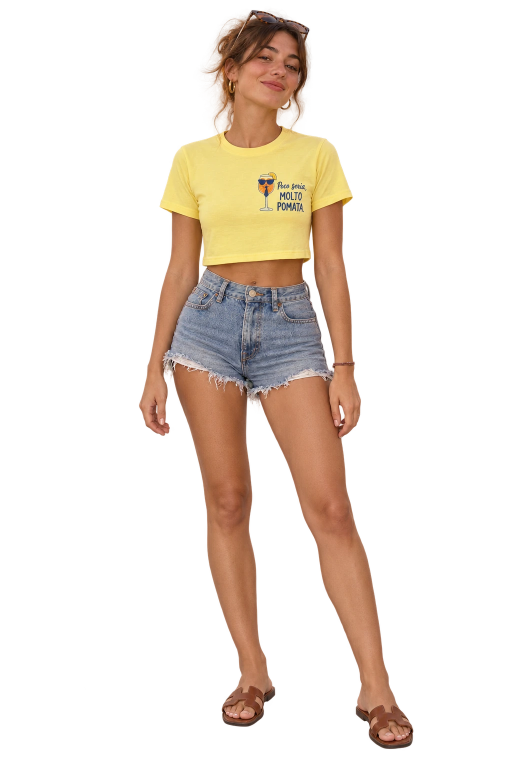
#> input picture projects-book/source/pomata-model-0.webp, 1024 x 1536 px, found by its file name (shown at 1/2 size)
$ python -i assetlib.py   (imports and definitions only)
#> lines starting #> are read from the running program, lines starting #| are printed output that depends on the picture
"""Turn the raw ChatGPT renders in projects-book/source/ into the layer files used by the two books.

Layers per spread: bg (opaque, exactly 2048x1004), subj (trimmed transparent), fg (transparent, 2048x1004).
Nothing here is taken from ideas-into-worlds: every layer comes from this book's own sources.
"""
import os, shutil
from PIL import Image, ImageOps

R = '/home/claude/personal.smartlabdesign.it/'
S = R + 'projects-book/source/'
W, H = 2048, 1004


def cover(im, w=W, h=H, bias=0.5):
    """Scale to cover w x h and crop (bias 0..1 = how much of the crop is taken from the top)."""
#> called with w = 2048, h = 1004, bias = 0.5
    k = max(w / im.width, h / im.height)
#> k = 2
    nw, nh = round(im.width * k), round(im.height * k)
#> nw = 2048; nh = 3072
    im = im.resize((nw, nh), Image.LANCZOS)
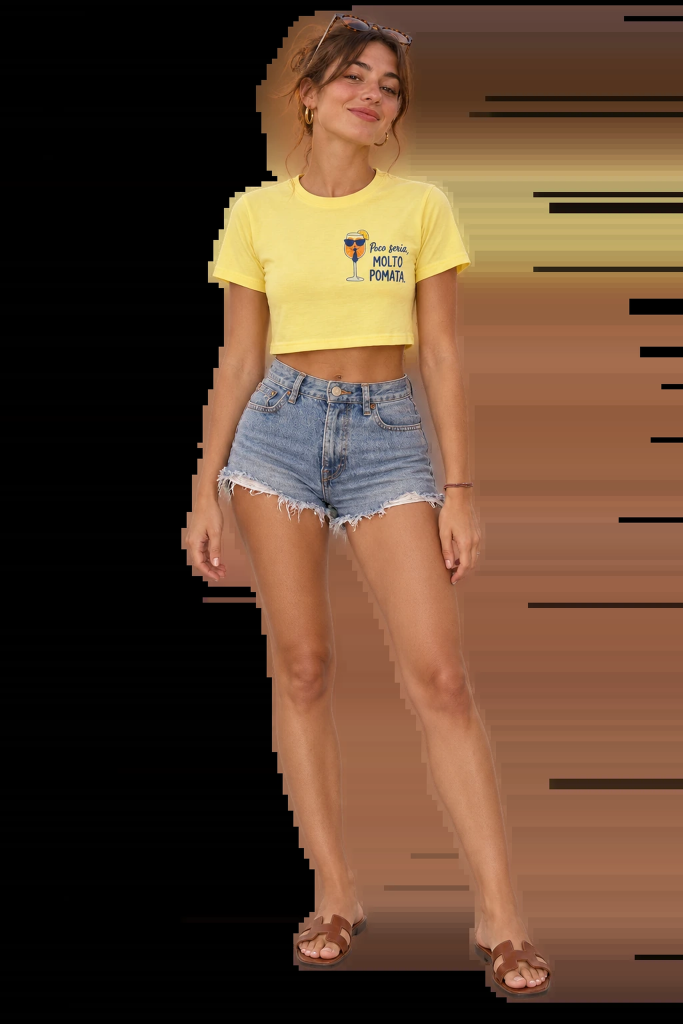
#> im: PIL image 2048x3072 RGB (shown at 1/3 size); mean R, G, B 93.4, 67.1, 47.9
    x0 = (nw - w) // 2
#> x0 = 0
    y0 = round((nh - h) * bias)
#> y0 = 1034
    return im.crop((x0, y0, x0 + w, y0 + h))
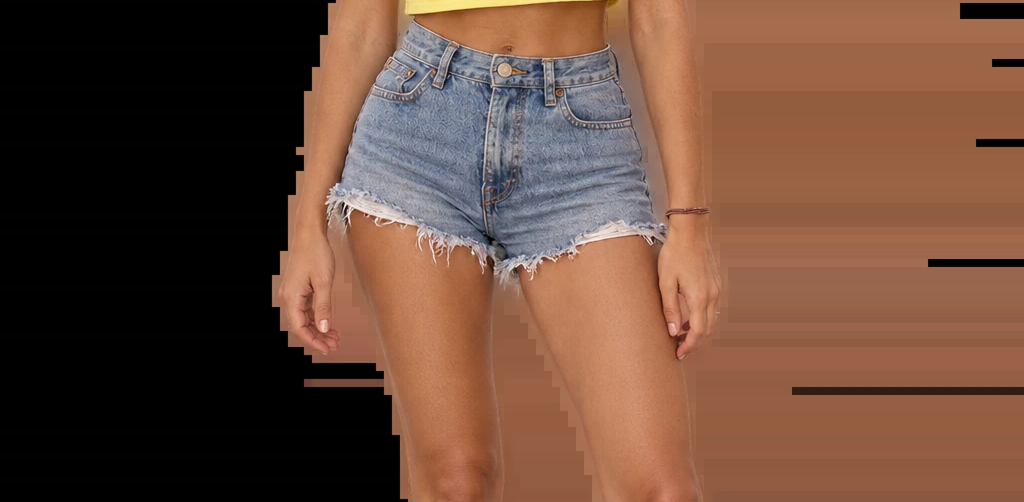
#> returned value: PIL image 2048x1004 RGB (shown at 1/2 size); mean R, G, B 105.8, 73.8, 58


def save(im, path, q=88):
#> called with path = 'out.png', q = 86
    im.save(path, 'WEBP', quality=q, method=6)
    print(os.path.relpath(path, R), im.size, os.path.getsize(path) // 1024, 'KB')
#| ../../..projects-book/tools/out.png (2048, 1004) 66 KB


def bg(src, dst, bias=0.5, flip=False):
    im = cover(Image.open(S + src).convert('RGB'), bias=bias)
    save(ImageOps.mirror(im) if flip else im, dst, 86)


# [33 lines left out: functions fg, subj, not called in this run]


def mirror(src, dst, q=86):
    im = ImageOps.mirror(Image.open(src).convert('RGBA' if src.endswith('fg.webp') else 'RGB'))
    save(im, dst, q)


# [35 lines left out: functions split_columns, region, not called in this run]

>>> result = bg('../source/pomata-model-0.webp', 'out.png')

$ run again, on projects-book/source/pomata-model-3.webp
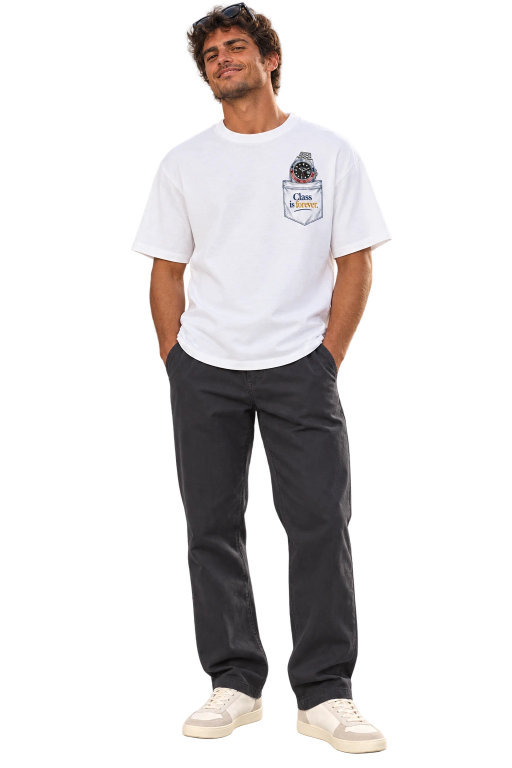
#> input picture projects-book/source/pomata-model-3.webp, 1024 x 1536 px, found by its file name (shown at 1/2 size)
#> k = 2
#> nw = 2048; nh = 3072
#> in cover, `im = im.resize((nw, nh), Image.LANCZOS)`:
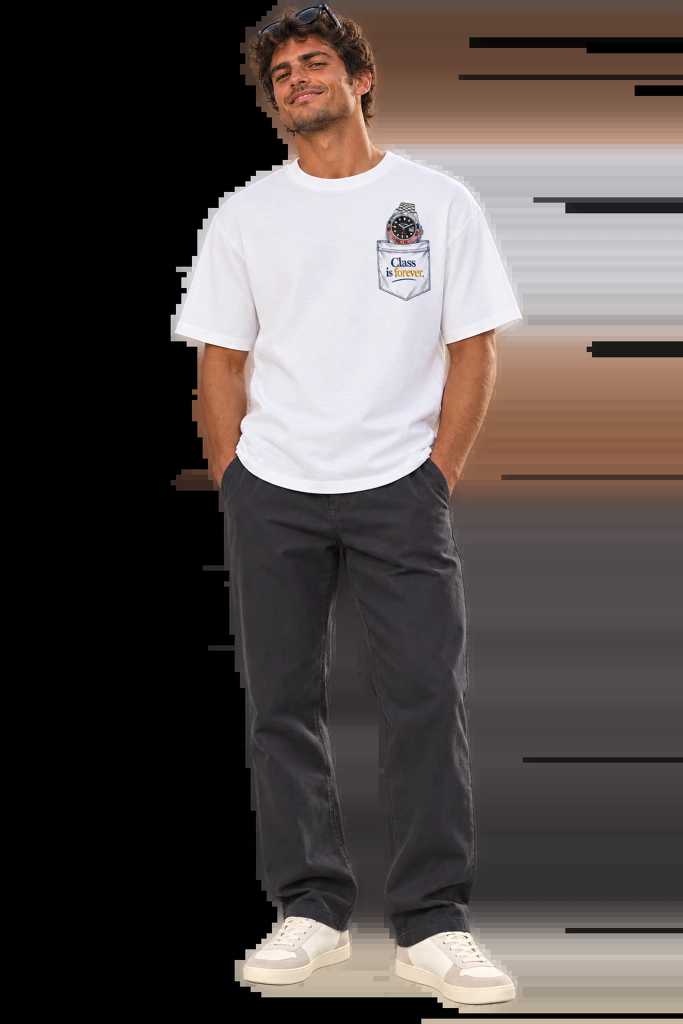
#> im: PIL image 2048x3072 RGB (shown at 1/3 size); mean R, G, B 83.7, 75.7, 73.6
#> x0 = 0
#> y0 = 1034
#> in cover, `return im.crop((x0, y0, x0 + w, y0 + h))`:
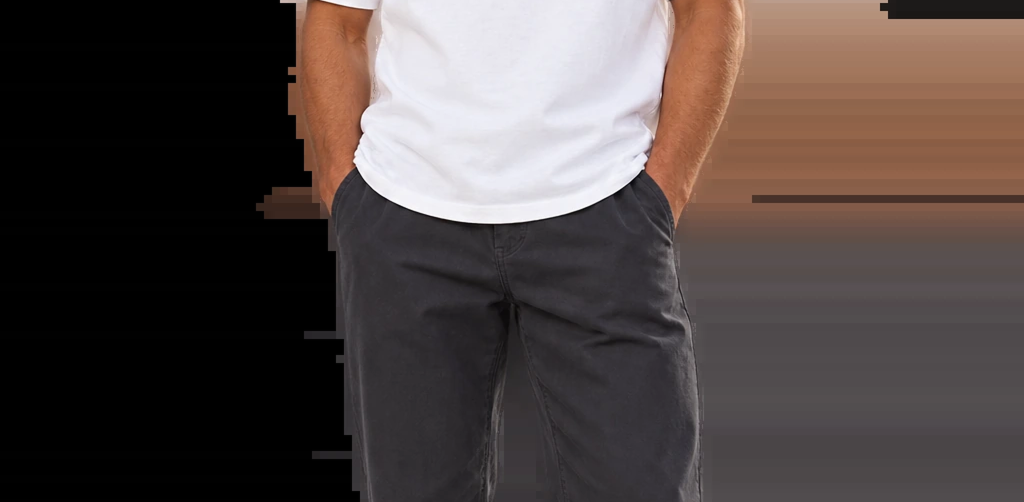
#> returned value: PIL image 2048x1004 RGB (shown at 1/2 size); mean R, G, B 80.6, 70, 67.4
#| ../../..projects-book/tools/out.png (2048, 1004) 31 KB
